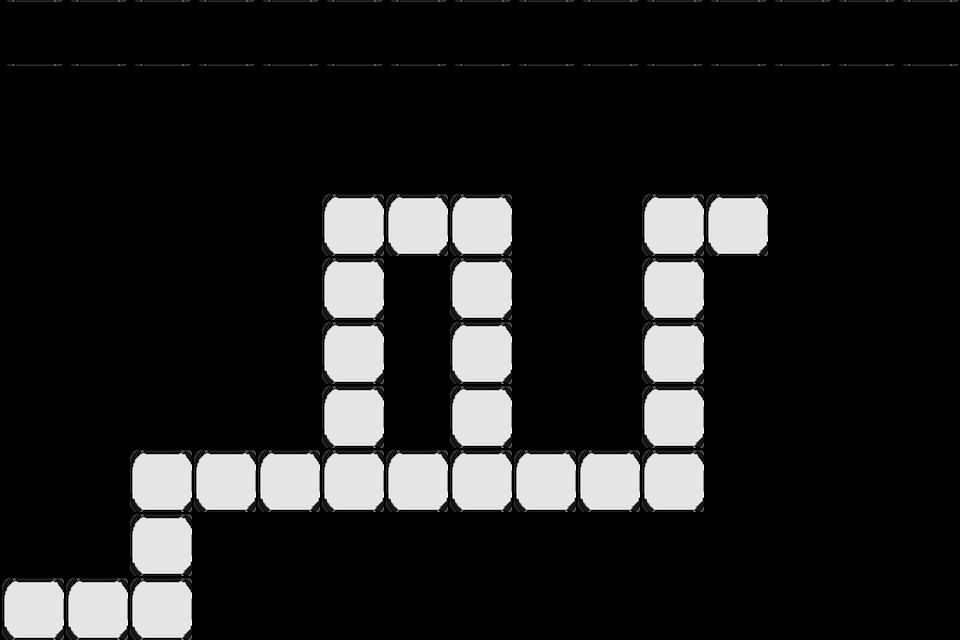

The image is a tile-based game level rendered from a .tmx file. Its description and source (layers, tilesets, objects; grid data summarised) follow:
An orthogonal 15x10 tile map with 64x64 px tiles, 1 tile layer (Foreground), 2 tilesets and 11 objects (0, 1, 2, 3, 4, ...).

<map version="1.0" orientation="orthogonal" renderorder="right-down" width="15" height="10" tilewidth="64" tileheight="64" nextobjectid="13">
 <tileset firstgid="1" name="mapResouce" tilewidth="64" tileheight="64" spacing="1" margin="1" tilecount="1" columns="1">
  <image source="mapResouce.png" width="128" height="128" />
 </tileset>
 <tileset firstgid="2" name="mapResouce" tilewidth="64" tileheight="64" tilecount="4" columns="2">
  <image source="mapResouce.png" width="128" height="128" />
  <tile id="0">
   <properties>
    <property name="canTouch" value="0" />
   </properties>
  </tile>
  <tile id="2">
   <properties>
    <property name="canTouch" value="0" />
   </properties>
  </tile>
  <tile id="3">
   <properties>
    <property name="canTouch" value="1" />
   </properties>
  </tile>
 </tileset>
 <layer name="Foreground" width="15" height="10">
  <data>[150 cells, 150 non-empty, 3 distinct tile ids]</data>
 </layer>
 <objectgroup name="Object">
  <object id="1" name="0" x="0" y="608" />
  <object id="2" name="1" x="166" y="610" />
  <object id="3" name="2" x="164" y="483" />
  <object id="4" name="3" x="481" y="485" />
  <object id="5" name="4" x="485" y="228" />
  <object id="6" name="5" x="352" y="226" />
  <object id="7" name="6" x="352" y="483" />
  <object id="8" name="7" x="673" y="483" />
  <object id="9" name="8" x="671" y="227" />
  <object id="10" name="9" x="739" y="228" />
  <object id="11" name="10" x="739" y="174" />
 </objectgroup>
</map>